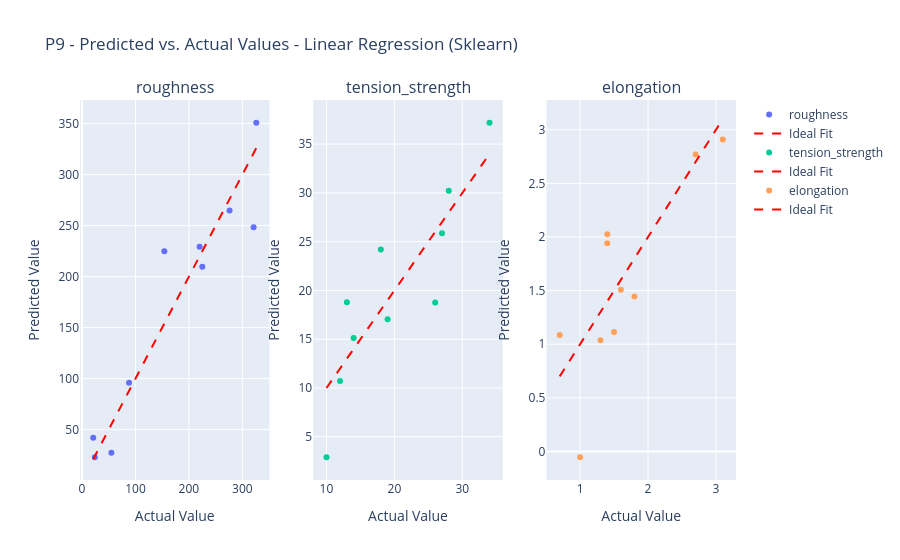

This figure's notebook cell:
### Markdown cell above
Finally, to gain a visual understanding of how well the models are fitting the data and the nature of their prediction errors, we can examine Predicted vs. Actual value plots and Residual plots. Predicted vs. Actual plots show the relationship between the model's output and the true values, while residual plots show the difference between actual and predicted values.

### Code cell
#import and display selected Predicted vs Actual / Residual plots (Plot 9, 10, 17)

try:
    from analyse import fig9, fig10, fig17

    fig9.show()

    fig10.show()

    fig17.show()

except ImportError:
    print("Could not import fig9, fig10, or fig17 from analyse. Make sure analyse.py generates and makes these figures available.")
    print("Please run analyse.py at least once to generate the necessary plots and data.")
except Exception as e:
    print(f"An error occurred while displaying predicted vs actual plots: {e}")

### Figure 1 — Plotly figure (JSON) as saved in the notebook; plotly's stock layout.template omitted (floating-point values rounded to 4 significant figures)
{"data": [{"hovertemplate": "Actual roughness: %{x}<br>Predicted roughness: %{y}<extra></extra>", "mode": "markers", "name": "roughness", "type": "scatter", "x": [21, 326, 55, 88, 321, 154, 24, 225, 276, 220], "xaxis": "x", "y": [41.92, 350.9, 27.37, 95.95, 248.4, 224.9, 22.89, 209.7, 264.9, 229.2], "yaxis": "y"}, {"line": {"color": "red", "dash": "dash"}, "mode": "lines", "name": "Ideal Fit", "type": "scatter", "x": [21, 326], "xaxis": "x", "y": [21, 326], "yaxis": "y"}, {"hovertemplate": "Actual tension_strength: %{x}<br>Predicted tension_strength: %{y}<extra></extra>", "mode": "markers", "name": "tension_strength", "type": "scatter", "x": [14, 13, 12, 26, 28, 19, 27, 18, 34, 10], "xaxis": "x2", "y": [15.13, 18.79, 10.71, 18.76, 30.23, 17.06, 25.86, 24.2, 37.19, 2.899], "yaxis": "y2"}, {"line": {"color": "red", "dash": "dash"}, "mode": "lines", "name": "Ideal Fit", "type": "scatter", "x": [10, 34], "xaxis": "x2", "y": [10, 34], "yaxis": "y2"}, {"hovertemplate": "Actual elongation: %{x}<br>Predicted elongation: %{y}<extra></extra>", "mode": "markers", "name": "elongation", "type": "scatter", "x": [1.5, 0.7, 1.3, 1.6, 2.7, 1.8, 1.4, 1.4, 3.1, 1.0], "xaxis": "x3", "y": [1.114, 1.085, 1.037, 1.507, 2.768, 1.445, 1.943, 2.025, 2.908, -0.05403], "yaxis": "y3"}, {"line": {"color": "red", "dash": "dash"}, "mode": "lines", "name": "Ideal Fit", "type": "scatter", "x": [0.7, 3.1], "xaxis": "x3", "y": [0.7, 3.1], "yaxis": "y3"}], "layout": {"annotations": [{"font": {"size": 16}, "showarrow": false, "text": "roughness", "x": 0.1444, "xanchor": "center", "xref": "paper", "y": 1, "yanchor": "bottom", "yref": "paper"}, {"font": {"size": 16}, "showarrow": false, "text": "tension_strength", "x": 0.5, "xanchor": "center", "xref": "paper", "y": 1, "yanchor": "bottom", "yref": "paper"}, {"font": {"size": 16}, "showarrow": false, "text": "elongation", "x": 0.8556, "xanchor": "center", "xref": "paper", "y": 1, "yanchor": "bottom", "yref": "paper"}], "title": {"text": "P9 - Predicted vs. Actual Values - Linear Regression (Sklearn)"}, "xaxis": {"anchor": "y", "domain": [0, 0.2889], "title": {"text": "Actual Value"}}, "xaxis2": {"anchor": "y2", "domain": [0.3556, 0.6444], "title": {"text": "Actual Value"}}, "xaxis3": {"anchor": "y3", "domain": [0.7111, 1], "title": {"text": "Actual Value"}}, "yaxis": {"anchor": "x", "domain": [0, 1], "title": {"text": "Predicted Value"}}, "yaxis2": {"anchor": "x2", "domain": [0, 1], "title": {"text": "Predicted Value"}}, "yaxis3": {"anchor": "x3", "domain": [0, 1], "title": {"text": "Predicted Value"}}}}
